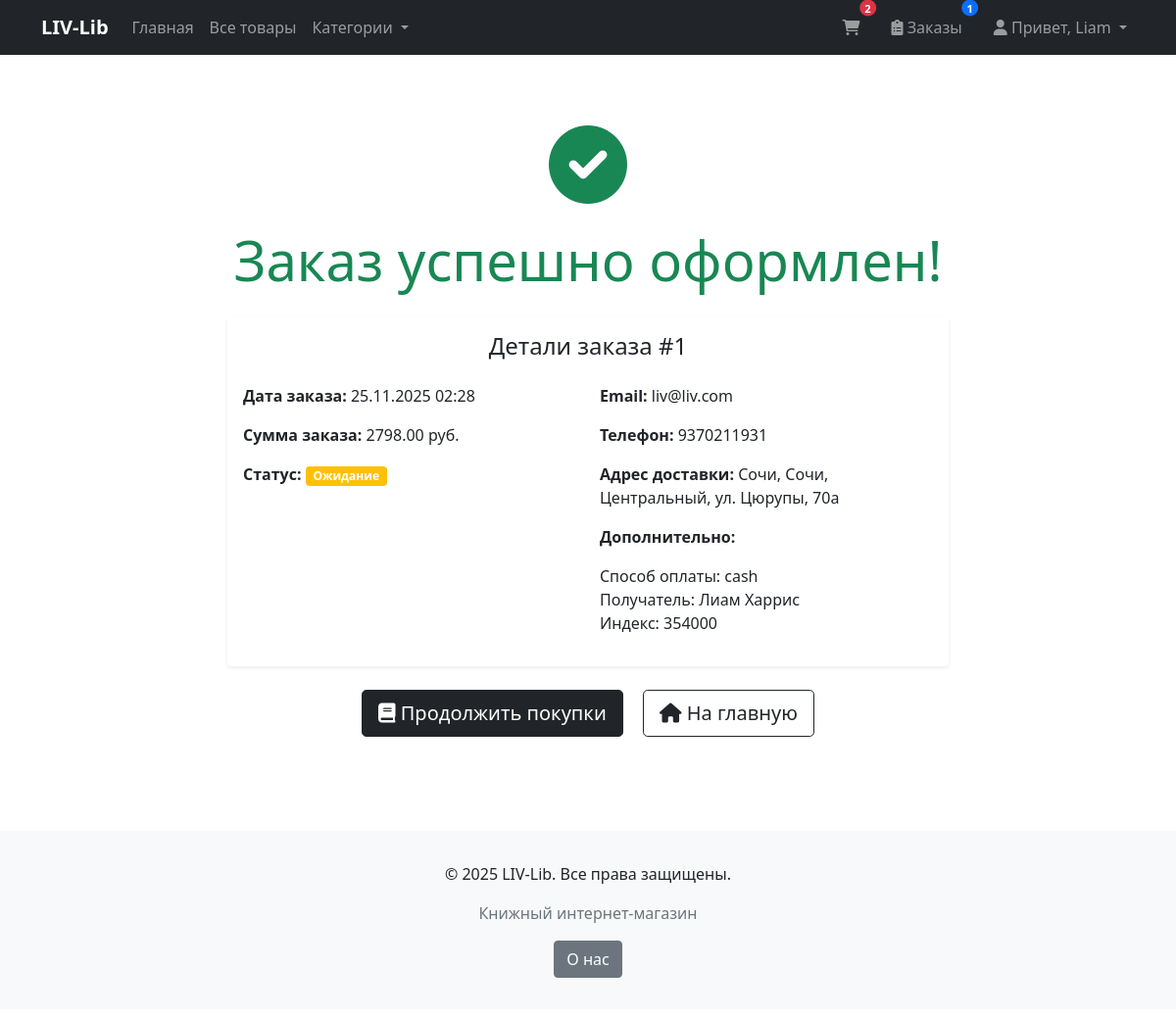
Screenshot of /checkout/success/1/ (signed in) with the database file from the repository.
### products/models.py (models this page shows, shortened)
class Cart(models.Model):
    user = models.OneToOneField(
        User,
        on_delete=models.CASCADE,
        related_name='cart',
        verbose_name="Пользователь"
    )
    created_at = models.DateTimeField(
        auto_now_add=True,
        verbose_name="Дата создания"
    )
    updated_at = models.DateTimeField(
        auto_now=True,
        verbose_name="Дата обновления"
    )
    class Meta:
        verbose_name = "Корзина"
        verbose_name_plural = "Корзины"
    def total_quantity(self):
        try:
            return sum(item.quantity for item in self.items.all())
        except:
            return 0

class CartItem(models.Model):
    cart = models.ForeignKey(
        Cart,
        on_delete=models.CASCADE,
        related_name='items',
        verbose_name="Корзина"
    )
    product = models.ForeignKey(
        Product,
        on_delete=models.CASCADE,
        verbose_name="Товар"
    )
    quantity = models.PositiveIntegerField(
        default=1,
        verbose_name="Количество"
    )
    added_at = models.DateTimeField(
        auto_now_add=True,
        verbose_name="Дата добавления"
    )
    class Meta:
        verbose_name = "Элемент корзины"
        verbose_name_plural = "Элементы корзины"
        unique_together = ['cart', 'product']

class Order(models.Model):
    STATUS_CHOICES = (
        ('pending', 'Ожидание'),
        ('processing', 'В обработке'),
        ('completed', 'Завершен'),
        ('cancelled', 'Отменен'),
    )
    user = models.ForeignKey(User, on_delete=models.CASCADE)
    created_at = models.DateTimeField(auto_now_add=True)
    total_price = models.DecimalField(max_digits=10, decimal_places=2)
    status = models.CharField(max_length=20, choices=STATUS_CHOICES, default='pending')
    shipping_address = models.TextField(blank=True, null=True)
    phone_number = models.CharField(max_length=20, blank=True, null=True)
    email = models.EmailField(blank=True, null=True)
    notes = models.TextField(blank=True, null=True)

### products/views.py (the view)
# urls.py: path('checkout/success/<int:order_id>/', views.checkout_success, name='checkout_success'),
@login_required
def checkout_success(request, order_id):
    order = get_object_or_404(Order, id=order_id, user=request.user)
    order_items = order.items.select_related('product').all()
    context = {
        'order': order,
        'order_items': order_items,
        'categories': Category.objects.all(),
    }
    return render(request, 'checkout_success.html', context)

### products/context_processors.py (called while the page is built)
def order_count(request):
    if request.user.is_authenticated:
        return {
            'order_count': Order.objects.filter(user=request.user).count()
        }
    return {'order_count': 0}

### templates/checkout_success.html (shortened to what this page needs)
{% extends 'base.html' %}
{% load static %}
{% block content %}
<div class="row justify-content-center">
    <div class="col-lg-8">
        <div class="text-center py-5">
            <div class="mb-4">
                <i class="fas fa-check-circle fa-5x text-success"></i>
            </div>
            <h1 class="display-4 text-success mb-4">Заказ успешно оформлен!</h1>
            <div class="card border-0 shadow-sm mb-4">
                <div class="card-body">
                    <h4 class="card-title mb-4">Детали заказа #{{ order.id }}</h4>
                    <div class="row text-start">
                        <div class="col-md-6">
                            <p><strong>Дата заказа:</strong> {{ order.created_at|date:"d.m.Y H:i" }}</p>
                            <p><strong>Сумма заказа:</strong> {{ order.total_price }} руб.</p>
                            <p><strong>Статус:</strong> <span class="badge bg-warning">{{ order.get_status_display }}</span></p>
                        </div>
                        <div class="col-md-6">
                            <p><strong>Email:</strong> {{ order.email }}</p>
                            <p><strong>Телефон:</strong> {{ order.phone_number }}</p>
                            <p><strong>Адрес доставки:</strong> {{ order.shipping_address }}</p>
                            {% if order.notes %}
                            <p><strong>Дополнительно:</strong><br>{{ order.notes|linebreaks }}</p>
                            {% endif %}
                        </div>
                    </div>
                </div>
            </div>
            <div class="mt-4">
                <a href="{% url 'product_list' %}" class="btn btn-dark btn-lg me-3">
                    <i class="fas fa-book"></i> Продолжить покупки
                </a>
                <a href="{% url 'home' %}" class="btn btn-outline-dark btn-lg">
                    <i class="fas fa-home"></i> На главную
                </a>
            </div>
        </div>
    </div>
</div>
{% endblock %}

### templates/base.html (shortened to what this page needs)
<!DOCTYPE html>
<html lang="ru">
<head>
    <link href="https://cdn.jsdelivr.net/npm/bootstrap@5.1.3/dist/css/bootstrap.min.css" rel="stylesheet">
    <link rel="stylesheet" href="https://cdnjs.cloudflare.com/ajax/libs/font-awesome/6.0.0/css/all.min.css">
</head>
<body>
    <nav class="navbar navbar-expand-lg navbar-dark bg-dark">
        <div class="container">
            <a class="navbar-brand" href="{% url 'home' %}">LIV-Lib</a>
            <div class="navbar-nav me-auto">
                <a class="nav-link" href="{% url 'home' %}">Главная</a>
                <a class="nav-link" href="{% url 'product_list' %}">Все товары</a>
                <div class="nav-item dropdown">
                    <a class="nav-link dropdown-toggle" href="#" role="button" data-bs-toggle="dropdown">
                        Категории
                    </a>
                </div>
            </div>
            <div class="navbar-nav">
                <a href="{% url 'cart_view' %}" class="nav-link position-relative me-3">
                    <i class="fas fa-shopping-cart"></i>
                    {% if user.is_authenticated and user.cart.total_quantity %}
                    <span class="position-absolute top-0 start-100 translate-middle badge rounded-pill bg-danger cart-badge">
                        {{ user.cart.total_quantity }}
                    </span>
                    {% endif %}
                </a>
                {% if user.is_authenticated %}
                <a href="{% url 'order_list' %}" class="nav-link position-relative me-3">
                    <i class="fas fa-clipboard-list"></i> Заказы
                    {% if order_count and order_count > 0 %}
                    <span class="position-absolute top-0 start-100 translate-middle badge rounded-pill bg-primary orders-badge">
                        {{ order_count }}
                    </span>
                    {% endif %}
                </a>
                {% endif %}
                {% if user.is_authenticated %}
                <div class="nav-item dropdown">
                    <a href="#" class="nav-link dropdown-toggle" role="button" data-bs-toggle="dropdown">
                        <i class="fas fa-user"></i> Привет, {{ user.first_name|default:user.username }}
                    </a>
                </div>
                {% else %}
                <a href="{% url 'login' %}" class="nav-link">Войти</a>
                <a href="{% url 'register' %}" class="nav-link">Регистрация</a>
                {% endif %}
            </div>
        </div>
    </nav>
    <main class="container my-4">
        {% block content %}
        {% endblock %}
    </main>
    <footer class="footer mt-5">
        <div class="container text-center">
            <p>&copy; 2025 LIV-Lib. Все права защищены.</p>
            <p class="text-muted">Книжный интернет-магазин</p>
            <a href="{% url 'about' %}" class="btn btn-secondary">О нас</a>
        </div>
    </footer>
</body>
</html>
<a href="{% url 'logout' %}" class="dropdown-item text-danger">

### templates/base.html (style rules this page uses)
.navbar-brand { font-weight: bold; }
.footer { background-color: #f8f9fa; padding: 2rem 0; margin-top: 3rem; }
.cart-badge { font-size: 0.7em; padding: 0.25em 0.5em; }
.orders-badge { font-size: 0.7em; padding: 0.25em 0.5em; }

### rows the page displays
Order: id "1", created_at "25.11.2025 02:28", total_price "2798.00", status "Ожидание", email "liv@liv.com", phone_number "9370211931", shipping_address "Сочи, Сочи, Центральный, ул. Цюрупы, 70а", notes "Способ оплаты: cash Получатель: Лиам Харрис Индекс: 354000"

### other values shown
{{ user.cart.total_quantity }} "2"
{{ order_count }} "1"
{{ user.first_name|default:user.username }} "Liam"
